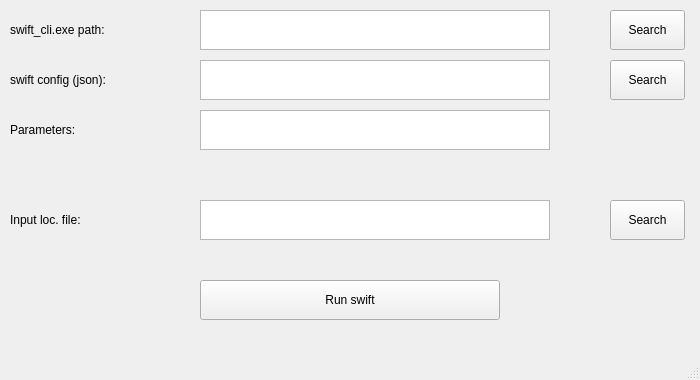
<?xml version="1.0" encoding="UTF-8"?>
<ui version="4.0">
 <class>swift_wrapper</class>
 <widget class="QMainWindow" name="swift_wrapper">
  <property name="geometry">
   <rect>
    <x>0</x>
    <y>0</y>
    <width>700</width>
    <height>380</height>
   </rect>
  </property>
  <property name="windowTitle">
   <string>SWIFT</string>
  </property>
  <widget class="QWidget" name="centralwidget">
   <widget class="QLabel" name="label">
    <property name="geometry">
     <rect>
      <x>10</x>
      <y>10</y>
      <width>200</width>
      <height>40</height>
     </rect>
    </property>
    <property name="text">
     <string>swift_cli.exe path:</string>
    </property>
   </widget>
   <widget class="QLabel" name="label_2">
    <property name="geometry">
     <rect>
      <x>10</x>
      <y>60</y>
      <width>200</width>
      <height>40</height>
     </rect>
    </property>
    <property name="text">
     <string>swift config (json):</string>
    </property>
   </widget>
   <widget class="QLabel" name="label_3">
    <property name="geometry">
     <rect>
      <x>10</x>
      <y>110</y>
      <width>300</width>
      <height>40</height>
     </rect>
    </property>
    <property name="text">
     <string>Parameters:</string>
    </property>
   </widget>
   <widget class="QTextEdit" name="swiftEXE">
    <property name="geometry">
     <rect>
      <x>200</x>
      <y>10</y>
      <width>350</width>
      <height>40</height>
     </rect>
    </property>
   </widget>
   <widget class="QTextEdit" name="swiftConfig">
    <property name="geometry">
     <rect>
      <x>200</x>
      <y>60</y>
      <width>350</width>
      <height>40</height>
     </rect>
    </property>
   </widget>
   <widget class="QTextEdit" name="swiftInputParams">
    <property name="geometry">
     <rect>
      <x>200</x>
      <y>110</y>
      <width>350</width>
      <height>40</height>
     </rect>
    </property>
   </widget>
   <widget class="QPushButton" name="findCli">
    <property name="geometry">
     <rect>
      <x>610</x>
      <y>10</y>
      <width>75</width>
      <height>40</height>
     </rect>
    </property>
    <property name="text">
     <string>Search</string>
    </property>
   </widget>
   <widget class="QPushButton" name="findConfig">
    <property name="geometry">
     <rect>
      <x>610</x>
      <y>60</y>
      <width>75</width>
      <height>40</height>
     </rect>
    </property>
    <property name="text">
     <string>Search</string>
    </property>
   </widget>
   <widget class="QPushButton" name="findInputFile">
    <property name="geometry">
     <rect>
      <x>610</x>
      <y>200</y>
      <width>75</width>
      <height>40</height>
     </rect>
    </property>
    <property name="text">
     <string>Search</string>
    </property>
   </widget>
   <widget class="QTextEdit" name="inputFile">
    <property name="geometry">
     <rect>
      <x>200</x>
      <y>200</y>
      <width>350</width>
      <height>40</height>
     </rect>
    </property>
   </widget>
   <widget class="QLabel" name="label_4">
    <property name="geometry">
     <rect>
      <x>10</x>
      <y>200</y>
      <width>200</width>
      <height>40</height>
     </rect>
    </property>
    <property name="text">
     <string>Input loc. file:</string>
    </property>
   </widget>
   <widget class="QPushButton" name="runSwift_cli">
    <property name="geometry">
     <rect>
      <x>200</x>
      <y>280</y>
      <width>300</width>
      <height>40</height>
     </rect>
    </property>
    <property name="text">
     <string>Run swift</string>
    </property>
   </widget>
  </widget>
  <widget class="QMenuBar" name="menubar">
   <property name="geometry">
    <rect>
     <x>0</x>
     <y>0</y>
     <width>700</width>
     <height>22</height>
    </rect>
   </property>
  </widget>
  <widget class="QStatusBar" name="statusbar"/>
 </widget>
 <resources/>
 <connections/>
</ui>
